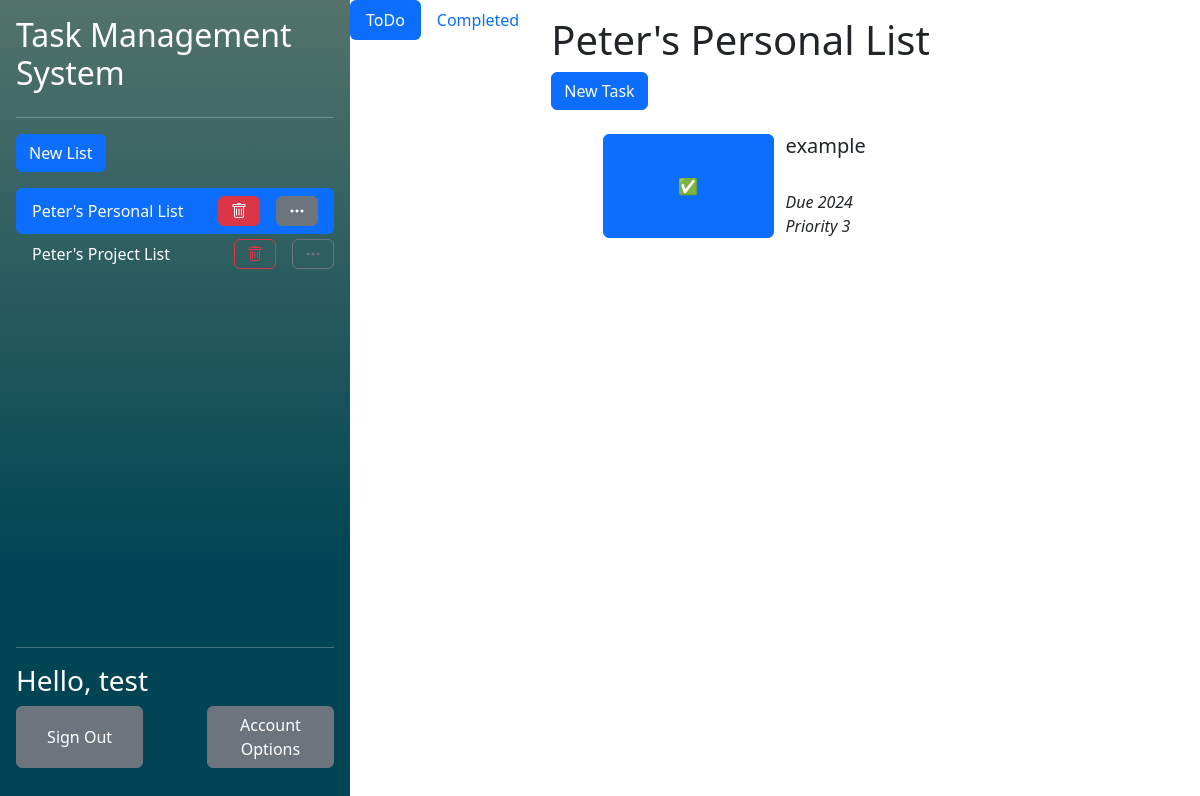
Page /php/index.php?listid=1 (signed in) on the earlier database version.
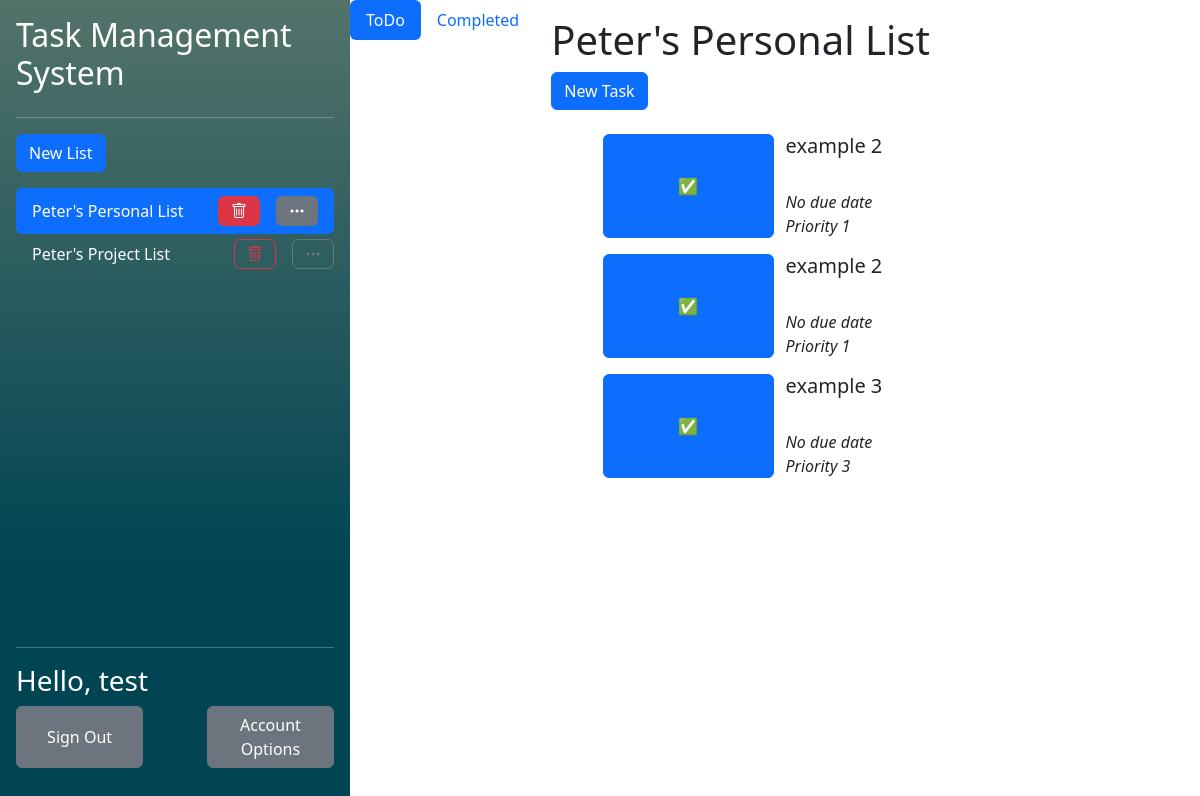
Same page on the later database version.
### tables this page shows
CREATE TABLE "UserLists" (
	"user_id"	TEXT,
	"list_id"	TEXT,
	"collaborator"	INTEGER,
	"observer"	INTEGER,
	PRIMARY KEY("user_id","list_id"),
	FOREIGN KEY("user_id") REFERENCES "Users"("user_id") ON DELETE CASCADE ON UPDATE CASCADE,
	FOREIGN KEY("list_id") REFERENCES "Lists"("list_id") ON DELETE CASCADE ON UPDATE CASCADE
);

CREATE TABLE "Lists"
(
    list_id        INTEGER not null
        primary key autoincrement,
    list_name      TEXT    not null,
    list_completed REAL    not null
);

CREATE TABLE "Tasks" (
	"task_id"	INTEGER NOT NULL,
	"task_name"	TEXT NOT NULL,
	"task_completed"	INTEGER NOT NULL,
	"list_id"	INTEGER NOT NULL,
	"order_in_list"	INTEGER NOT NULL,
	"assigned_collaborator_id"	INTEGER,
	"task_due_date"	INTEGER,
	"task_priority"	INTEGER,
	FOREIGN KEY("assigned_collaborator_id") REFERENCES "Users"("user_id"),
	FOREIGN KEY("list_id") REFERENCES "Lists"("list_id") ON DELETE CASCADE,
	PRIMARY KEY("task_id" AUTOINCREMENT)
);

### php/functions/DatabaseFunctions.php (called while the page is built, shortened)
<?php
function getUIDFromCreds(){
    $db = new SQLite3("../db/database.db");
    $SQL = "SELECT user_id FROM Users WHERE password_hash = :creds";
    $stmt = $db->prepare($SQL);
    $stmt->bindValue(":creds", $_SESSION['credentials'], SQLITE3_TEXT);
    $result = $stmt->execute();
    while($row = $result->fetchArray()){
        $resultArray [] = $row;
    }
    return $resultArray[0]['user_id'];
}
function getListsForUser(){
    $uid = getUIDFromCreds();
    $db = new SQLite3("../db/database.db");
    $SQL = "SELECT list_id FROM  UserLists WHERE user_id = :uid";
    $stmt = $db->prepare($SQL);
    $stmt->bindValue(":uid", $uid, SQLITE3_TEXT);
    $result = $stmt->execute();
    while($row = $result->fetchArray()){
        $resultArray [] = $row;
    }
    return $resultArray;
}
function getListNameFromID($listID){
    $db = new SQLite3("../db/database.db");
    $SQL = "SELECT list_name FROM Lists WHERE list_id = :lid";
    $stmt = $db->prepare($SQL);
    $stmt->bindValue(":lid", $listID, SQLITE3_TEXT);
    $result = $stmt->execute();
    while($row = $result->fetchArray()){
        $resultArray [] = $row;
    }
    return $resultArray;
}
?>

### php/functions/TaskFunctions.php (called while the page is built, shortened)
<?php
function checkUserListAccess($listID, $userID)
{
    $db = new SQLite3("../db/database.db");
    $SQL = "SELECT list_id FROM  UserLists WHERE user_id = :uid AND list_id = :lid";
    $stmt = $db->prepare($SQL);
    $stmt->bindValue(":lid", $listID, SQLITE3_INTEGER);
    $stmt->bindValue(":uid", $userID, SQLITE3_INTEGER);
    $result = $stmt->execute();
    while($row = $result->fetchArray()){
        $resultArray [] = $row;
    }
    if ($listID == $resultArray[0]["list_id"]){
        return true;
    }
}
function getUncompletedTasksFromList($listID){
    $userID = getUIDFromCreds();
    if(!checkUserListAccess($listID, $userID)){
        return false;
    }
    $db = new SQLite3("../db/database.db");
    $SQL = "SELECT * FROM Tasks WHERE list_id = :lid AND task_completed = 0 ORDER BY order_in_list ";
    $stmt = $db->prepare($SQL);
    $stmt->bindValue(":lid", $listID, SQLITE3_INTEGER);
    $result = $stmt->execute();
    while($row = $result->fetchArray()){
        $resultArray [] = $row;
    }
    return $resultArray;
}
?>

### css/css.php
<link href="../css/index.css" rel="stylesheet">

### php/components/pagetop.php (shortened to what this page needs)
<!DOCTYPE html>
<head>
    <?php require "../css/css.php"?>
    <link href="https://cdn.jsdelivr.net/npm/bootstrap@5.3.2/dist/css/bootstrap.min.css" rel="stylesheet">
    <link rel="stylesheet" href="https://cdn.jsdelivr.net/npm/bootstrap-icons@1.11.3/font/bootstrap-icons.min.css">
</head>
<body>

### php/index.php (shortened to what this page needs)
<?php
    require ('functions/DatabaseFunctions.php');
    require ('functions/TaskFunctions.php');
    $name = "test";
?>
<?php require "../css/css.php"?>
<?php require "components/pagetop.php"?>
<main class="d-flex flex-nowrap h-100">
    <div class="d-flex flex-column flex-shrink-0 p-3 background align-items-stretch h-100" style="width: 350px">
        <h2>Task Management System</h2>
        <hr/>
        <?php require 'components/ListList.php'?>
        <div class="mt-auto">
            <hr/>
            <h3>Hello, <?php echo $name?></h3>
            <div class="d-flex flex-row mb-3 justify-content-between">
                <button class="btn btn-secondary" style="width: 40%">Sign Out</button>
                <button class="btn btn-secondary" style="width: 40%">Account Options</button>
            </div>
        </div>
    </div>
    <ul class="nav nav-pills mb-3" id="pills-tab" role="tablist">
        <li class="nav-item" role="presentation">
            <button class="nav-link active" id="pills-todo-tab" data-bs-toggle="pill" data-bs-target="#pills-todo" type="button" role="tab" aria-controls="pills-todo" aria-selected="true">ToDo</button>
        </li>
        <li class="nav-item" role="presentation">
            <button class="nav-link" id="pills-done-tab" data-bs-toggle="pill" data-bs-target="#pills-done" type="button" role="tab" aria-controls="pills-done" aria-selected="false">Completed</button>
        </li>
    </ul>
    <div class="tab-content" id="pills-tabContent">
        <div class="tab-pane fade show active" id="pills-todo" role="tabpanel" aria-labelledby="pills-todo-tab" tabindex="0">
            <div class="p-3">
                <?php require 'components/TaskList.php';
                ?>
            </div>
        </div>
    </div>
</main>

### php/components/ListList.php (shortened to what this page needs)
<ul class="nav nav-pills flex-column mb-auto overflow-y-auto">
        <li class="hstack gap-3 pb-3">
            <button class="btn btn-primary"  data-bs-toggle="modal" data-bs-target="#NewListModal">New List</button>
        </li>
        <?php
            foreach (getListsForUser() as $listID):
                if($listID[0] == $_GET['listid']):?>
                    <li class="hstack gap-3 nav-link active text-white">
                        <div class="">
                            <?php echo getListNameFromID($listID[0])[0][0]?>
                        </div>
                        <button class="btn btn-danger ms-auto" onclick="location.href='listAction.php?action=delete&listid=<?php echo $_GET["listid"]?>'"><i class="bi bi-trash"></i></button>
                        <button class="btn btn-secondary"><i class="bi bi-three-dots"></i></button>
                    </li>
                <?php else:?>
                    <li class="hstack gap-3">
                        <div class="nav-link text-white">
                            <a class="navbarList" href="<?php echo "index.php?listid=$listID[0]"?>">
                                <?php echo getListNameFromID($listID[0])[0][0]?>
                            </a>
                        </div>
                        <button class="btn btn-outline-danger ms-auto"><i class="bi bi-trash"></i></button>
                        <button class="btn btn-outline-secondary"><i class="bi bi-three-dots"></i></button>
                    </li>
                <?php endif;?>
            <?php endforeach;?>
        </ul>

### php/components/TaskList.php (shortened to what this page needs)
<h1>
    <?php echo getListNameFromID($_GET['listid'])[0]['list_name']?>
</h1>
<button type="button" class="btn btn-primary" data-bs-toggle="modal" data-bs-target="#NewTaskModal">
    New Task
</button>
<br/><br/>
<ol>
<?php
    foreach (getUncompletedTasksFromList($_GET['listid']) as $item):?>
        <ul>
            <form class="" action="<?php echo htmlspecialchars($_SERVER["PHP_SELF"])."?taskid=".$item['task_id']."&type=complete&listid=".$_GET['listid'];?>" method="post">
                <div class="row">
                    <button class='btn btn-primary col' type='submit' name=<?php echo $item['task_id']?>>✅</button>
                    <div class="col">
                        <h5><?php echo $item['task_name']?></h5>
                        <br/>
                        <i><?php if(isset($item['task_due_date'])){
                                echo "Due ".$item['task_due_date'];
                            } else {
                                echo 'No due date';
                            }?></i> <br/>
                        <i><?php if(($item['task_priority']) != 0){
                                echo 'Priority '.$item['task_priority'];
                            } else {
                                echo 'No priority';
                            }?></i>
                    </div>
                </div>
            </form>
            </ul>
    <?php endforeach; ?>
</ol>

### css/index.css (style rules this page uses)
.background { background-image: linear-gradient(180deg, #53736A 0%, #014554 70%); color: white; }
.navbarList:link { text-decoration: none; color:white; }

Differences in the rows shown:
no longer on this page (row edited): tasks: task_name "example", task_due_date "2024", task_priority "3"
added tasks: task_name "example 2", shows "No due date", task_priority "1"
added tasks: task_name "example 2", shows "No due date", task_priority "1"
added tasks: task_name "example 3", shows "No due date", task_priority "3"
